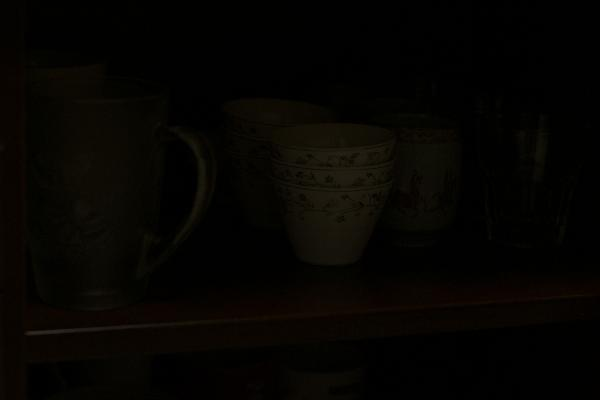
#> input picture examples/validation/lowlight0.jpg, 600 x 400 px, given as the content of the folder ./resize/in, which was not available
$ python resize.py
#> lines starting #> are read from the running program, lines starting #| are printed output that depends on the picture
#> in main, input_image is the input picture: PIL image 600x400 RGB; mean R, G, B 5.7, 4.3, 1.6
import os
from argparse import ArgumentParser
from PIL import Image, ImageOps

def resize_image_to_resolution(input_image, resolution, reverse=True):
#> called with resolution = 320, reverse = True
    width, height = input_image.size
#> width = 600; height = 400
    scale = resolution / min(width, height) if reverse else resolution / max(width, height)
#> scale = 0.8
    new_width = int(width * scale)
#> new_width = 480
    new_height = int(height * scale)
#> new_height = 320
    new_width = (new_width // 64) * 64
#> new_width = 448
    new_height = (new_height // 64) * 64
    return ImageOps.fit(input_image, (new_width, new_height), method=Image.Resampling.LANCZOS)
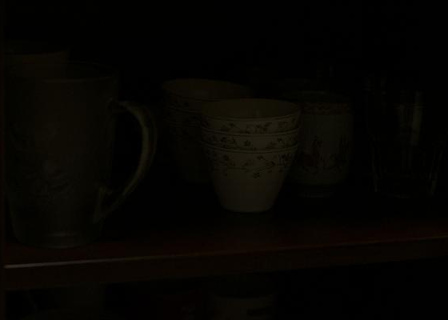
#> returned value: PIL image 448x320 RGB; mean R, G, B 5.7, 4.4, 1.7


def main():
    parser = ArgumentParser()
    parser.add_argument("--resolution", default=320, type=int)
    parser.add_argument("--indir", default='./resize/in', type=str)
    parser.add_argument("--outdir", default="./resize/out", type=str)
    args = parser.parse_args()

    os.makedirs(args.outdir, exist_ok=True)

    for image_path in os.listdir(args.indir):
        input_image = Image.open(os.path.join(args.indir, image_path)).convert("RGB")
        input_image = resize_image_to_resolution(input_image, args.resolution, 'inpaint' not in image_path)
        input_image.save(os.path.join(args.outdir, image_path))


if __name__ == "__main__":
    main()

$ run again, on examples/validation/lowlight10.jpg
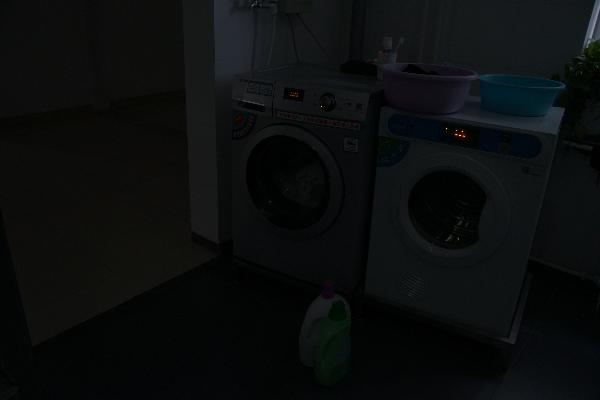
#> input picture examples/validation/lowlight10.jpg, 600 x 400 px, given as the content of the folder ./resize/in, which was not available
#> in main, input_image is the input picture: PIL image 600x400 RGB; mean R, G, B 11.3, 13.6, 13.8
#> in resize_image_to_resolution, `return ImageOps.fit(input_image, (new_width, new_height), method=Image..`:
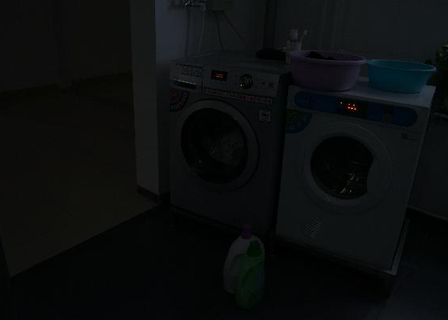
#> returned value: PIL image 448x320 RGB; mean R, G, B 11.4, 13.6, 13.9
